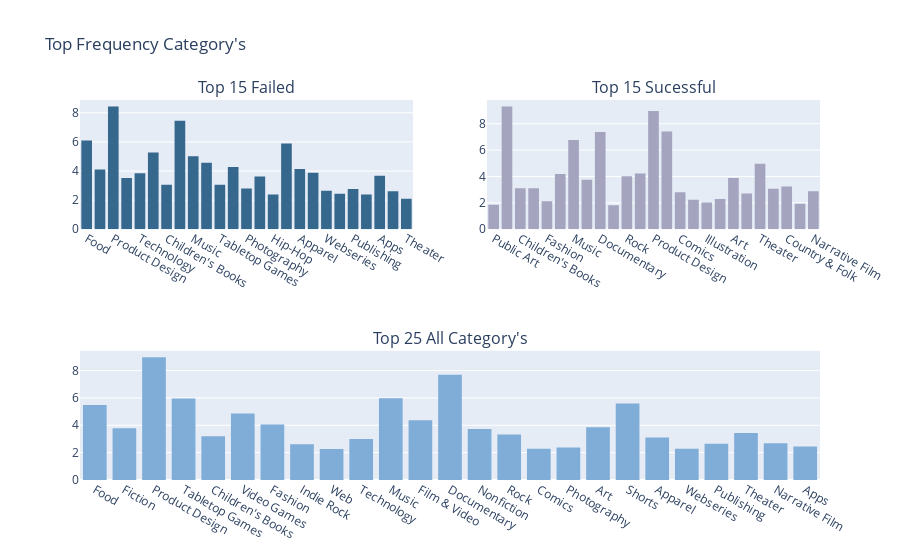

Notebook code cell kept with this figure:
### Markdown cell above
## From the above analysis, we can see that in the main_category part, 'Film & Video' and 'Music' are the most popular projects.

----
## Following I want to check with the category part.

### Code cell
categorys_failed = df_kick[df_kick["state"] == "failed"]["category"].value_counts()[:25]
categorys_sucessful = df_kick[df_kick["state"] == "successful"]["category"].value_counts()[:25]
categorys_general = df_kick["category"].value_counts()[:25]

#First plot
trace0 = go.Histogram(
    x=df_kick[(df_kick.category.isin(categorys_failed.index.values)) & 
              (df_kick["state"] == "failed")]['category'].head(100000),
    
    histnorm='percent', name="Top 15 Failed", showlegend=False,marker_color='#36688D',

)
#Second plot
trace1 = go.Histogram(
    x=df_kick[(df_kick.category.isin(categorys_sucessful.index.values)) & 
              (df_kick["state"] == "successful")]['category'].head(100000),
    histnorm='percent', name="Top 15 Sucessful", showlegend=False,marker_color='#A4A4BF'
)

#Third plot
trace2 = go.Histogram(
    x=df_kick[(df_kick.category.isin(categorys_general.index.values))]['category'].head(100000),
    histnorm='percent', name="Top 25 All Category's", showlegend=False,marker_color='#80ADD7'
)

#Creating the grid
fig = tls.make_subplots(rows=5, cols=2, specs=[[{'rowspan':2}, {'rowspan':2}],[None,None],[None,None] ,[{'rowspan':2,'colspan': 2}, None],[None,None]],
                          subplot_titles=('Top 15 Failed','Top 15 Sucessful', "Top 25 All Category's"))

#setting the figs
fig.append_trace(trace0, 1, 1)
fig.append_trace(trace1, 1, 2)
fig.append_trace(trace2, 4, 1)

fig['layout'].update(showlegend=True, title="Top Frequency Category's")
iplot(fig)

### Figure 1 — Plotly figure (JSON) as saved in the notebook; plotly's stock layout.template omitted (floating-point values rounded to 4 significant figures; data arrays with more than 128 entries replaced by an {"elided": "..."} marker saying what was removed)
{"data": [{"histnorm": "percent", "marker": {"color": "#36688D"}, "name": "Top 15 Failed", "showlegend": false, "type": "histogram", "x": {"elided": "3070 str values"}, "xaxis": "x", "yaxis": "y"}, {"histnorm": "percent", "marker": {"color": "#A4A4BF"}, "name": "Top 15 Sucessful", "showlegend": false, "type": "histogram", "x": {"elided": "2320 str values"}, "xaxis": "x2", "yaxis": "y2"}, {"histnorm": "percent", "marker": {"color": "#80ADD7"}, "name": "Top 25 All Category's", "showlegend": false, "type": "histogram", "x": {"elided": "5204 str values"}, "xaxis": "x3", "yaxis": "y3"}], "layout": {"annotations": [{"font": {"size": 16}, "showarrow": false, "text": "Top 15 Failed", "x": 0.225, "xanchor": "center", "xref": "paper", "y": 1, "yanchor": "bottom", "yref": "paper"}, {"font": {"size": 16}, "showarrow": false, "text": "Top 15 Sucessful", "x": 0.775, "xanchor": "center", "xref": "paper", "y": 1, "yanchor": "bottom", "yref": "paper"}, {"font": {"size": 16}, "showarrow": false, "text": "Top 25 All Category's", "x": 0.5, "xanchor": "center", "xref": "paper", "y": 0.34, "yanchor": "bottom", "yref": "paper"}], "showlegend": true, "title": {"text": "Top Frequency Category's"}, "xaxis": {"anchor": "y", "domain": [0, 0.45]}, "xaxis2": {"anchor": "y2", "domain": [0.55, 1]}, "xaxis3": {"anchor": "y3", "domain": [0, 1]}, "yaxis": {"anchor": "x", "domain": [0.66, 1]}, "yaxis2": {"anchor": "x2", "domain": [0.66, 1]}, "yaxis3": {"anchor": "x3", "domain": [0, 0.34]}}}
